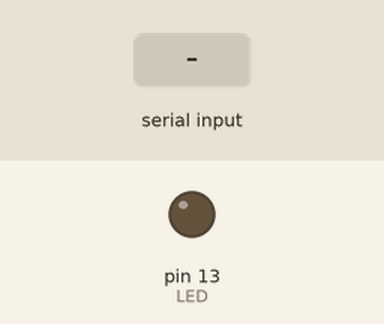
This sketch was run on a simulated Arduino Uno, built with avr-gcc and run on an emulated ATmega328P. On the bench: output pins drawn as LEDs (lit = HIGH). The test bench sets the inputs (shaded band).

Above: at 1.2 s.
1.3 s: "l" received over Serial
At 1.7 s:
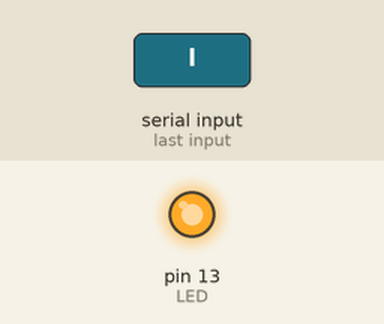
2.8 s: "d" received over Serial
At 4.0 s:
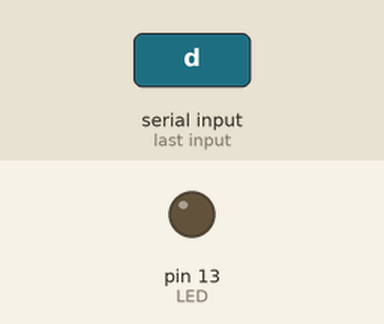
Timing chart, 0 to 5.8 s (numbered marks = the images above; inputs shaded):
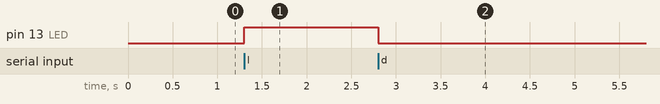

Measured:
- after the input at 1.3 s, pin 13 (LED): LOW → HIGH at once
- after the input at 2.8 s, pin 13 (LED): HIGH → LOW at once

The sketch:

1_write_example.ino
```cpp
#define LED 13

void setup() {
    Serial.begin(9600);
    pinMode(LED, OUTPUT);
}

void loop() {
    if (Serial.available()){
        char incoming_char = Serial.read();
        if (incoming_char == 'l'){
            digitalWrite(LED, HIGH);
        }

        if (incoming_char == 'd'){
            digitalWrite(LED, LOW);
        }
    }
}
```
